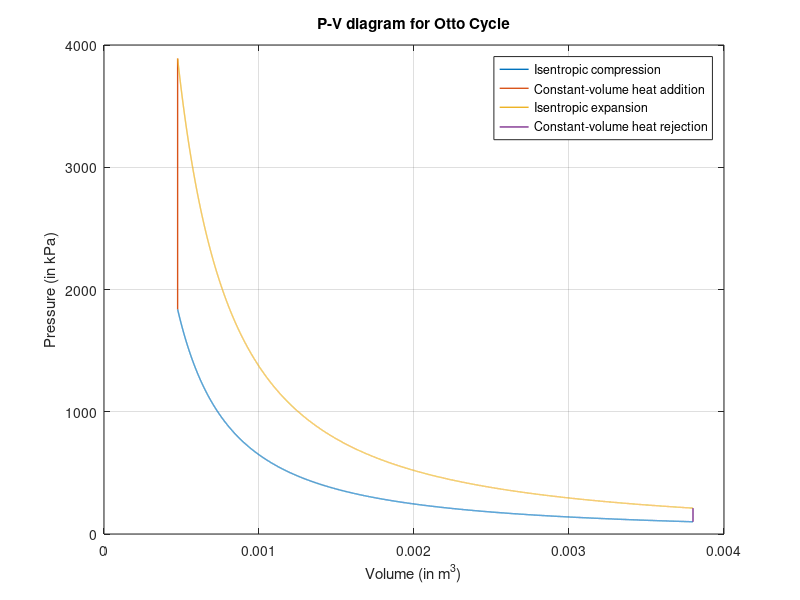

Reproduce this figure in MATLAB.
clc

%% 1. Naive Problem
Ru = 0.008314;  % Universal gas Constant = Ru = 8.314 J/mol.K
Mol_wt = 0.0287; % (in kg/mol)
R = Ru/Mol_wt;      % R = Ru/Mol_wt (in kJ/kg.K) 
Cv = 0.718;
k = 1.4;        
r = 8;  % Compression ratio => r = vmax/vmin = V1/V2

% 1-->2: Adiabatic Compression Process
P1 = 100;
V1 = 0.0038;
T1 = 273+30;
m = P1*V1/(R*T1);   % mass of air => PV=mRT

V2 = V1/r;
const1 = P1*(V1^k);
P2 = const1/V2^k;
T2 = (P2*V2*T1)/(P1*V1);

V1_2 = linspace(V1,V2,1e4);
P1_2 = const1./(V1_2.^k);

w1_2 = (P2*V2-P1*V1)/(1-k);
q1_2 = 0;       % Adiabatic Process

% 2-->3: Constant Volume Process
V3 = V2;
T3 = 1200+273;
P3 = m*R*T3/V3;

w2_3 = 0;   % Constant Volume so, W=0;
u2_3 = m*Cv*(T3-T2);    % U = m*Cv*dT
q2_3 = u2_3;       % Q = U+W => W=0 =>Q = U

% 3-->4: Adiabatic Expansion Process
V4 = V1;
const2 = P3*(V3^k);
P4 = const2/(V4^k);
T4 = (P4*V4*T3)/(P3*V3); 
V3_4 = linspace(V3,V4,1e4);
P3_4 = const2./(V3_4.^k);

w3_4 = (P4*V4-P3*V3)/(1-k);
q3_4 = 0;       % Adiabatic Process

% 4-->1: Constant Volume Process

w4_1 = 0;   % Comstant Volume so, W=0;
u4_1 = m*Cv*(T1-T4);    % U = m*Cv*dT
q4_1 = u4_1;       % Q = U+W => W=0 =>Q = U

% Overall Process Calculation

W_net = w1_2 + w2_3 + w3_4 + w4_1;
Q_rej = q4_1;
Q_in = q2_3;
thermal_eff = W_net/Q_in*100;
% thermal_eff2 = 1-1/(r^(k-1));
MEP = W_net/(V1-V2);    % Mean Effective Pressure = Wnet/(Vmax-vmin) 

% Printing Results
fprintf('Heat Rejected (Q_out) = %.3f kJ\n',-Q_rej);
fprintf('Net work output (W_net) = %.3f kJ\n',W_net);
fprintf('Thermal efficiency of the cycle = %.1f%%\n',thermal_eff);
fprintf('Mean Effective Pressure (MEP) = %.3f kPa\n',MEP);


%% Ploting

figure(1)
plot(V1_2,P1_2, 'DisplayName','Isentropic compression','LineWidth',1);
hold on
plot([V2 V3],[P2 P3], 'DisplayName','Constant-volume heat addition', 'LineWidth',1);
plot(V3_4,P3_4, 'DisplayName','Isentropic expansion', 'LineWidth',1);
plot([V4 V1],[P4 P1], 'DisplayName','Constant-volume heat rejection', 'LineWidth',1);
title('P-V diagram for Otto Cycle')
legend()
xlabel('Volume (in m^3)');
ylabel('Pressure (in kPa)');
grid on
hold off
